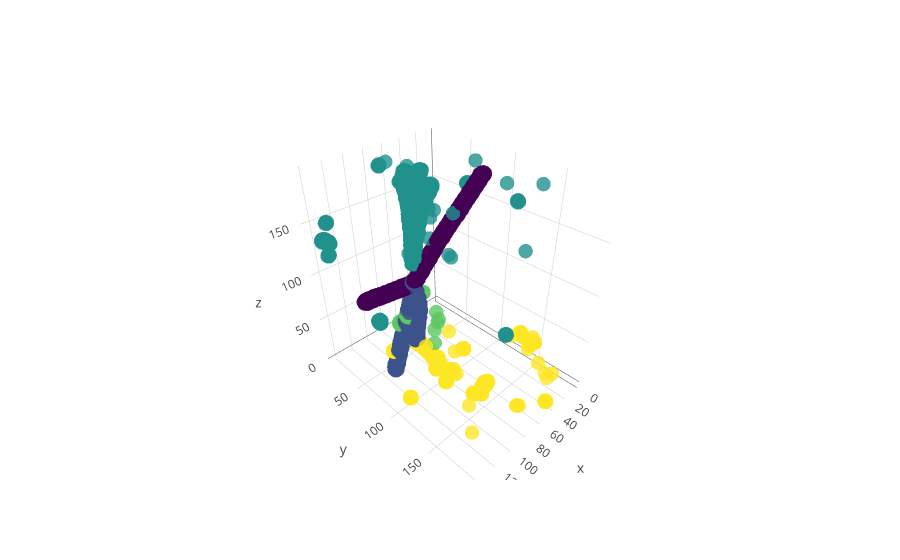

The notebook cell saved with this chart:
### Code cell
trace = scatter_classes(img_reader, eventn)
iplot([trace]) # note [] around graph object

### Figure 1 — Plotly figure (JSON) as saved in the notebook; plotly's stock layout.template omitted (floating-point values rounded to 4 significant figures; data arrays with more than 128 entries replaced by an {"elided": "..."} marker saying what was removed)
{"data": [{"hovertext": {"elided": "5180 int values"}, "marker": {"color": {"elided": "5180 int values"}, "colorscale": "Viridis", "opacity": 0.8, "size": 5}, "mode": "markers", "type": "scatter3d", "uid": "c1dcb0f0-b070-4a14-ba50-5d06cf4b8d78", "x": {"elided": "5180 int values"}, "y": {"elided": "5180 int values"}, "z": {"elided": "5180 int values"}}], "layout": {}}
